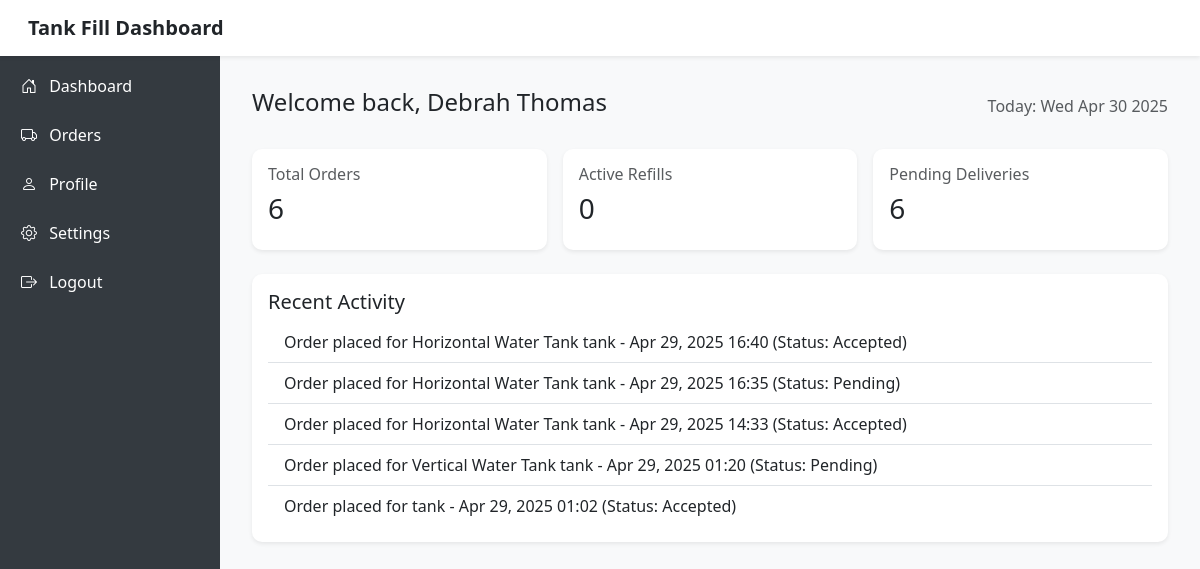
The page /customer_dashboard/ (signed in) on the database its author committed.
### authentication/models.py (models this page shows, shortened)
class User(AbstractBaseUser, PermissionsMixin):
    user_id = UniqueIDField(primary_key=True, unique=True, editable=False)
    email = models.EmailField(unique=True, blank=True, null=True)
    phone_number = models.CharField(max_length=15, unique=True, validators=[
        RegexValidator(regex=r'^\+?\d{9,15}$', message="Enter a valid phone number.")
    ])
    full_name = models.CharField(max_length=100)
    address = models.CharField(max_length=255, blank=True, null=True)
    gender = models.CharField(max_length=10, choices=GENDER_CHOICES, blank=True, null=True)
    photo = models.ImageField(upload_to='uploaded_files/kyc/photos/', default='media/profile.png', null=True, blank=True)
    date_joined = models.DateTimeField(default=timezone.now)
    is_active = models.BooleanField(default=True)
    is_staff = models.BooleanField(default=False)
    is_customer = models.BooleanField(default=False)
    is_vendor = models.BooleanField(default=False)
    is_driver = models.BooleanField(default=False)
    is_admin = models.BooleanField(default=False)
    groups = models.ManyToManyField(Group, related_name="custom_user_groups", blank=True)
    user_permissions = models.ManyToManyField(Permission, related_name="custom_user_permissions", blank=True)
    objects = CustomUserManager()
    USERNAME_FIELD = 'phone_number'
    REQUIRED_FIELDS = ['email', 'full_name']
    def get_full_name(self):
        return f"{self.full_name}"

class Order(models.Model):
    order_id = UniqueIDField(primary_key=True, editable=False, unique=True)
    customer = models.ForeignKey(User, on_delete=models.CASCADE, related_name="orders", limit_choices_to={'is_customer': True})
    vendor = models.ForeignKey(Vendor, on_delete=models.CASCADE, related_name="orders")
    order_date = models.DateTimeField(auto_now_add=True)
    payment_method = models.CharField(max_length=100, choices=PAYMENT_METHODS)
    litres = models.CharField(max_length=100, null=True)
    tank_type = models.CharField(max_length=200, choices=TANK_CHOICES)
    status = models.CharField(
        max_length=20, choices=DELIVERY_STATUS, default='Pending'
    )
    is_complete = models.BooleanField(default=False)
    delivery_location = models.CharField(max_length=200, null=True, blank=True)

### authentication/views.py (the view)
# urls.py: path('customer_dashboard/', CustomerDashboard.as_view(), name='customer_dashboard'),
@method_decorator((login_required, customer_required), name='dispatch')
class CustomerDashboard(View):
    template_name = 'customer/customer_dashboard.html'
    def get(self, request,*args,**kwargs):
        orders = Order.objects.filter(customer=request.user).order_by('-order_date')
        completed_orders = orders.filter(is_complete=True)
        pending_orders = orders.filter(is_complete=False)
        active_refills = orders.filter(status='Delivered')
        context = {
            'orders': orders,
            'completed_orders_count': completed_orders.count(),
            'pending_orders_count': pending_orders.count(),
            'active_refills_count': active_refills.count(),
        }
        return render(request, self.template_name,context)

### templates/customer/customer_dashboard.html (shortened to what this page needs)
<!DOCTYPE html>
<html lang="en">
<head>
  <link href="https://cdn.jsdelivr.net/npm/bootstrap@5.3.0/dist/css/bootstrap.min.css" rel="stylesheet"/>
  <link rel="stylesheet" href="https://cdn.jsdelivr.net/npm/bootstrap-icons@1.10.5/font/bootstrap-icons.css">
</head>
<body>
<nav class="navbar navbar-light bg-white shadow-sm p-3 sticky-top">
  <div class="container-fluid">
    <h5 class="mb-0 fw-bold">Tank Fill Dashboard</h5>
  </div>
</nav>
<div class="sidebar-desktop d-none d-md-block">
  <h4 class="mb-4">Tank Fill</h4>
  <a href="{% url 'customer_dashboard' %}"><i class="bi bi-house-door me-2"></i> Dashboard</a>
  <a href="{% url 'customer_orders' %}"><i class="bi bi-truck me-2"></i> Orders</a>
  <a href="#"><i class="bi bi-person me-2"></i> Profile</a>
  <a href="#"><i class="bi bi-gear me-2"></i> Settings</a>
  <a href="{% url 'logout' %}"><i class="bi bi-box-arrow-right me-2"></i> Logout</a>
</div>
<div class="main-content">
  <div class="d-flex justify-content-between align-items-center mb-4">
    <h2 class="h4">Welcome back, {{request.user.get_full_name}}</h2>
    <span class="text-muted">Today: <span id="date"></span></span>
  </div>
  <div class="row g-3 mb-4">
    <div class="col-sm-6 col-lg-4">
      <div class="card shadow-sm p-3">
        <h6 class="text-muted">Total Orders</h6>
        <h3>{{ orders.count }}</h3>
      </div>
    </div>
    <div class="col-sm-6 col-lg-4">
      <div class="card shadow-sm p-3">
        <h6 class="text-muted">Active Refills</h6>
        <h3>{{ active_refills_count }}</h3>
      </div>
    </div>
    <div class="col-sm-6 col-lg-4">
      <div class="card shadow-sm p-3">
        <h6 class="text-muted">Pending Deliveries</h6>
        <h3>{{ pending_orders_count }}</h3>
      </div>
    </div>
  </div>
  <div class="card shadow-sm p-3">
    <h5>Recent Activity</h5>
    <ul class="list-group list-group-flush">
      {% for order in orders|slice:":5" %}
        <li class="list-group-item">
          Order placed for {{ order.tank_type|title }} tank - {{ order.order_date|date:"M d, Y H:i" }} (Status: {{ order.status }})
        </li>
      {% empty %}
        <li class="list-group-item">No recent activities yet.</li>
      {% endfor %}
    </ul>
  </div>
</div>
</body>
</html>

### templates/customer/customer_dashboard.html (style rules this page uses)
body { background-color: #f8f9fa; }
.card { border: none; border-radius: 10px; }
@media (min-width: 768px) { .sidebar-desktop { position: fixed; top: 0; bottom: 0; width: 220px; background-color: #343a40; padding: 1rem; color: white; } }
@media (min-width: 768px) { .main-content { margin-left: 220px; padding: 2rem; } }
@media (min-width: 768px) { .sidebar-desktop a { display: block; color: white; text-decoration: none; margin-bottom:15px; padding:5px; } }

### rows shown on the page
User: user.get_full_name "Debrah Thomas"
Order: tank_type "Horizontal Water Tank", order_date "Apr 29, 2025 16:40", status "Accepted"
Order: tank_type "Horizontal Water Tank", order_date "Apr 29, 2025 16:35", status "Pending"
Order: tank_type "Horizontal Water Tank", order_date "Apr 29, 2025 14:33", status "Accepted"
Order: tank_type "Vertical Water Tank", order_date "Apr 29, 2025 01:20", status "Pending"
Order: order_date "Apr 29, 2025 01:02", status "Accepted"

### other values the page prints
{{ orders.count }} "6"
{{ active_refills_count }} "0"
{{ pending_orders_count }} "6"
